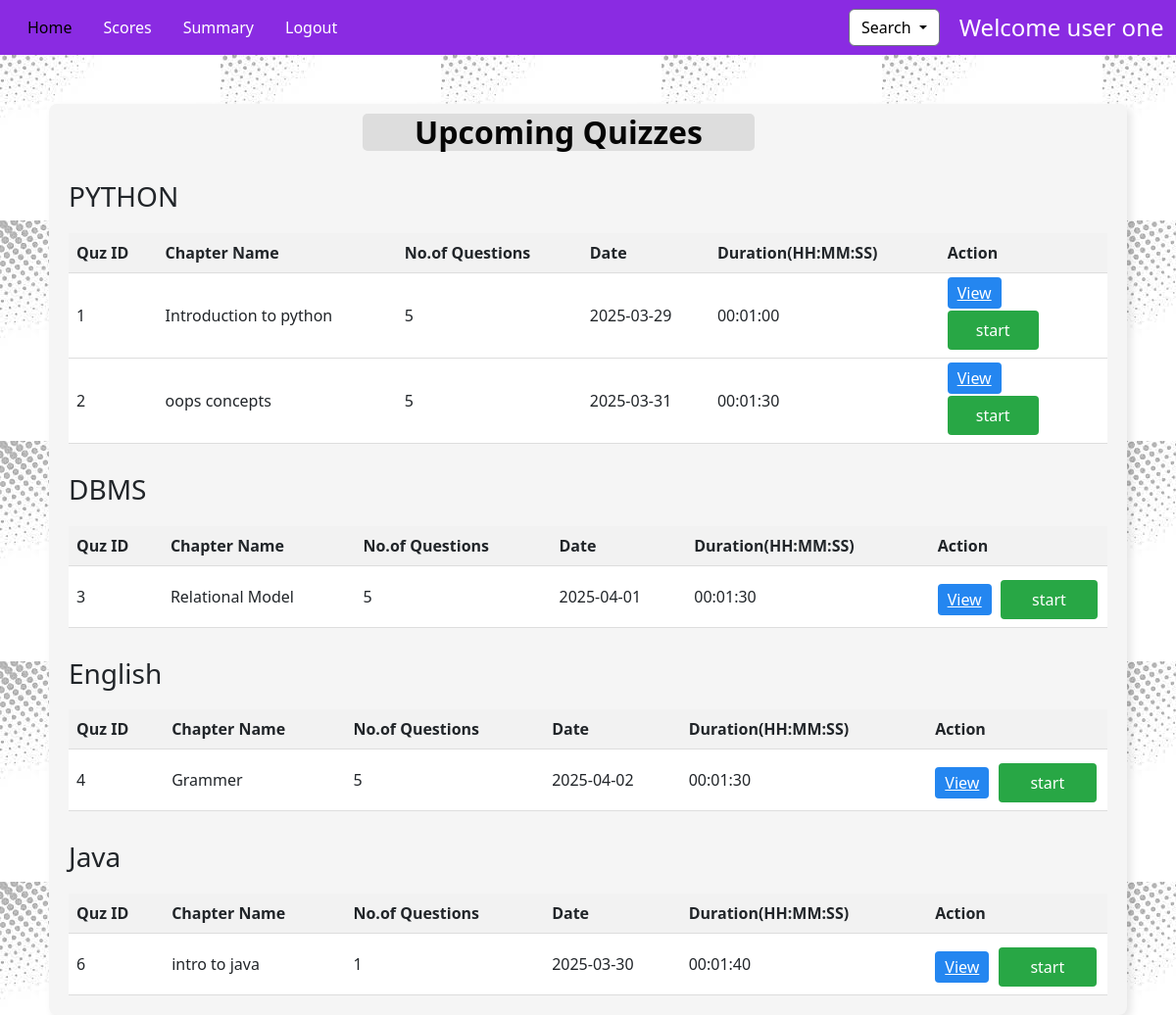
/user_dashboard (signed in), run on the app's committed database.
### application/models.py (models this page shows, shortened)
class Subject(db.Model):
    id = db.Column(db.Integer, primary_key=True)
    name = db.Column(db.String(50), unique=True, nullable=False)
    description = db.Column(db.Text)
    chapters = db.relationship('Chapter', backref='subject', cascade="all, delete-orphan")

class Quiz(db.Model):
    id = db.Column(db.Integer, primary_key=True)
    chapter_id = db.Column(db.Integer, db.ForeignKey('chapter.id', ondelete="CASCADE"),nullable=False)
    date_of_quiz = db.Column(db.DateTime, nullable=False, default=date)
    duration = db.Column(db.String(10))  # HH:MM:SS format
    remarks = db.Column(db.Text)
    questions = db.relationship('Question', backref='quiz',cascade="all, delete-orphan")
    scores = db.relationship('Score', backref='quiz',cascade="all, delete-orphan")

class Chapter(db.Model):
    id = db.Column(db.Integer, primary_key=True)
    name = db.Column(db.String(50), nullable=False, unique=True)
    description = db.Column(db.Text)
    subject_id = db.Column(db.Integer, db.ForeignKey('subject.id'),nullable=False)#foreign key
    quizzes = db.relationship('Quiz', backref='chapter',cascade="all,delete-orphan")

### application/routes.py (the view)
@app.route('/user_dashboard',methods=['GET','POST'])
def user_dashboard():
    if 'user' not in session:
        flash("Unauthorized access! Please log in as an user.")
        return redirect(url_for('index'))
    subjects = Subject.query.all()
    data = []
    for subject in subjects:
        quizs = Quiz.query.join(Chapter).filter(Chapter.subject_id == subject.id).all()
        for quiz in quizs:
            quiz.question_count = Question.query.filter_by(quiz_id=quiz.id).count()
        data.append((subject, quizs))
    return render_template('user_dashboard.html', user=session.get('user') , data=data)

### templates/user_dashboard.html (shortened to what this page needs)
<!DOCTYPE html>
<html lang="en">
<head>
    <link href="https://cdn.jsdelivr.net/npm/bootstrap@5.3.3/dist/css/bootstrap.min.css" rel="stylesheet"
>
</head>
<body>
    <nav class="navbar navbar-expand-lg bg-body-tertiary">
        <div class="container-fluid">
            <nav class="nav">
                <a class="nav-link active" aria-current="page" href="/user_dashboard">Home</a>
                <a class="nav-link" href="/user_scores">Scores</a>
                <a class="nav-link " href="/user_summary">Summary</a>
                <a class="nav-link" href="/logOut">Logout</a>
            </nav>
        </div>
        <div class="d-flex align-items-center">
            <div class="dropdown">
                <button class="btn btn-secondary dropdown-toggle" type="button" id="dropdownMenuButton1"
                    data-bs-toggle="dropdown" aria-expanded="false">
                    Search
                </button>
            </div>
            <h4 class="m-0 text-white" style="white-space: nowrap;">Welcome {{user['full_name']}} &nbsp;</h4>
        </div>
    </nav>
    <div class="block">
        <h2 class="heading">Upcoming Quizzes</h2>
        {% for subject , quizs in data %}
        <h3 class="subjectHeading">{{subject.name}}</h3>
        <table>
            <tr>
                <th>Quz ID</th>
                <th>Chapter Name</th>
                <th>No.of Questions</th>
                <th>Date</th>
                <th>Duration(HH:MM:SS)</th>
                <th>Action</th>
            </tr>
            {% for quiz in quizs %}
            <tr>
                <td>{{quiz['id']}}</td>
                <td>{{quiz.chapter.name}}</td>
                <td>{{quiz['question_count']}}</td>
                <td>{{ quiz['date_of_quiz'].strftime('%Y-%m-%d') }}</td>
                <td>{{quiz['duration']}}</td>
                <td>
                    <a href="{{ url_for('view_quiz', quiz_id=quiz.id) }}" class="viewBtn">View</a>
                    <a href="{{ url_for('start_quiz',quiz_id=quiz.id) }}"
                        onclick="return confirm('Are you sure you want to Start this Quiz?');">
                        <button class="startBtn">start</button>
                    </a>
                </td>
            </tr>
            {% endfor %}
        </table>
        {% endfor %}
    </div>
</body>
</html>

### templates/user_dashboard.html (style rules this page uses)
body { background-image: url("../static/background.jpg"); }
table { border-collapse: collapse; width: 100%; margin-top: 20px; background-color: #fff; }
th, td { padding: 8px; text-align: left; border-bottom: 1px solid #ddd; }
th { background-color: #f2f2f2; font-weight: bold; }
.navbar { background-color: blueviolet !important; }
.nav-link { color: white; }
.block { max-width: 1100px; margin: auto; margin-top: 50px; background: whitesmoke; padding: 20px; border-radius: 8px; box-shadow: 4px 4px 8px rgba(0, 0, 0, 0.1); }
.viewBtn { background-color: #2486f0; color: white; border: none; padding: 5px 10px; cursor: pointer; border-radius: 4px; margin-right: 5px; margin-top: 3px; width: 60%; }
.startBtn { width: 60%; background-color: #28a745; color: white; border: none; padding: 8px; cursor: pointer; border-radius: 4px; margin-top: 6px; }
.dropdown { margin-right: 20px; }
#dropdownMenuButton1 { background-color: white !important; color: black; }
.heading { margin-top: -10px; color: #050505; font-weight: bold; background-color: #ddd; border-radius: 5px; width: 400px; margin-left: 300px; margin-right: 300px; text-align: center; }
.subjectHeading { margin-top: 30px; }
.active { color: black; }

### data on the page
Subject: name "PYTHON"
Quiz: id "1", chapter.name "Introduction to python", question_count "5", date_of_quiz "2025-03-29", duration "00:01:00"
Quiz: id "2", chapter.name "oops concepts", question_count "5", date_of_quiz "2025-03-31", duration "00:01:30"
Subject: name "DBMS"
Quiz: id "3", chapter.name "Relational Model", question_count "5", date_of_quiz "2025-04-01", duration "00:01:30"
Subject: name "English"
Quiz: id "4", chapter.name "Grammer", question_count "5", date_of_quiz "2025-04-02", duration "00:01:30"
Subject: name "Java"
Quiz: id "6", chapter.name "intro to java", question_count "1", date_of_quiz "2025-03-30", duration "00:01:40"

### other printed values
{{ user['full_name'] }} "user one"
